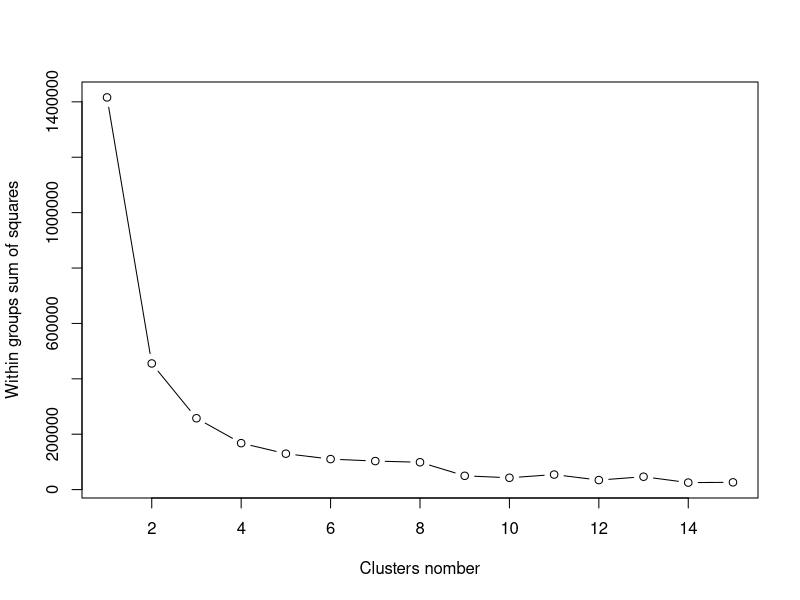

This figure's R source: (Note: this script raises an error after producing the figure.)
library(cluster)
library(ggplot2)

cities <- read.delim("Econom_Cities_data.txt", header = T,   
                     sep = "", dec = ",")

#Объявление прощунных значений
cities$Work[cities$Work == -9999] <- NA
cities$Salary[cities$Salary == -9999] <- NA

#Сума пропущеных значений
sum(is.na(cities))
#Очистка
cities <- na.omit(cities)
#Структура
str(cities)

#Нормализация
normalize.cities <- (cities[, 2:4] - min(cities[, 2:4])) / max(cities[, 2:4]) - min(cities[, 2:4])

wss <- (nrow(cities[, 2:4])-1)*sum(apply(cities[, 2:4],2,var))
for (i in 2:15) wss[i] <- kmeans(cities[, 2:4], 
                                 centers=i)$tot.withinss                                 
plot(1:15, wss, type="b", xlab="Clusters nomber",
     ylab="Within groups sum of squares")


#Кластерный анализ
cities.kmeans <- kmeans(normalize.cities, centers = 3, iter.max = 100)

summary(cities.kmeans)

#В какой кластер попал каждый город
table(cities$City, cities.kmeans$cluster)
#Центры кластеров
t(cities.kmeans$centers)

cities$cluster <- cities.kmeans$cluster


cities.dist <- dist(normalize.cities)
cities.mds <- cmdscale(cities.dist)

#Визуализация 
plot(cities_mds, col = cities.kmeans$cluster, xlab = "Index", ylab = "Y")

clusplot(cities, cities.kmeans$cluster,
         color = T, shade = T,
         labels = 2, lines = 0)

#Визуализация в ggplot2
ggplot(cities, aes(Price, Work, col = factor(cities$cluster))) + 
  geom_point(aes(shape = factor(cities$cluster))) +
  geom_text(aes(label = cities$City))







